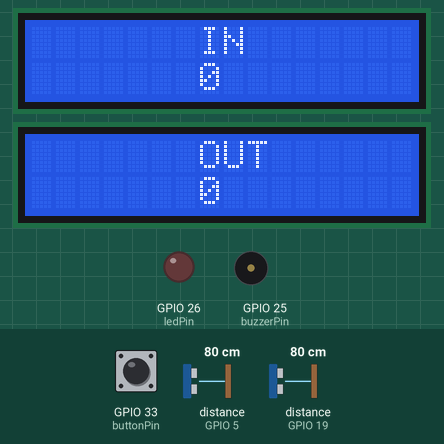
Simulated run of this program. Board: ESP32. On the bench: 2 × 16×2 character LCD, output pins drawn as LEDs (lit = HIGH), buzzer (waves = sounding). Wiring (from diagram.json): 2 × ultrasonic range finder: trigger GPIO 18, echo GPIO 19 / trigger GPIO 4, echo GPIO 5. The test bench sets the inputs (shaded band); at power-on: distance to the obstacle (sensors on GPIO 5, GPIO 19) 80 cm, GPIO 33 (buttonPin) LOW. The echo pulse lasts 58.3 µs per cm; WiFi joins after 1.5 s; servers stay silent unless stated; no MQTT or app messages arrive unless stated; pins used as bus, display or sensor lines are not drawn; what the program prints to the serial monitor is not drawn.

Above: at 2.8 s.
2.9 s: distance to the obstacle (sensor on GPIO 5) set to 45 cm
4.4 s: distance to the obstacle (sensor on GPIO 5) set to 37 cm
At 5.6 s:
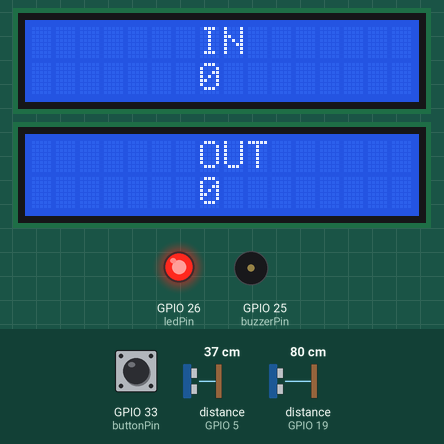
5.9 s: distance to the obstacle (sensor on GPIO 19) set to 45 cm
7.4 s: distance to the obstacle (sensor on GPIO 19) set to 36 cm
At 7.5 s:
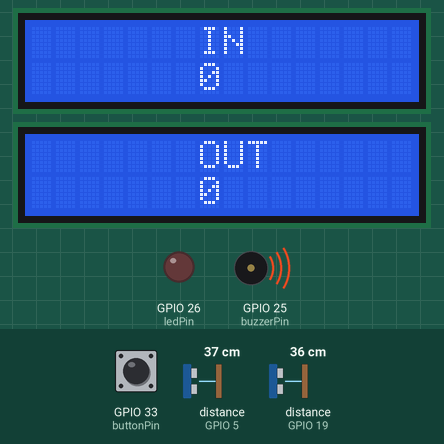
Timing chart, 0 to 10.1 s (numbered marks = the images above; inputs shaded):
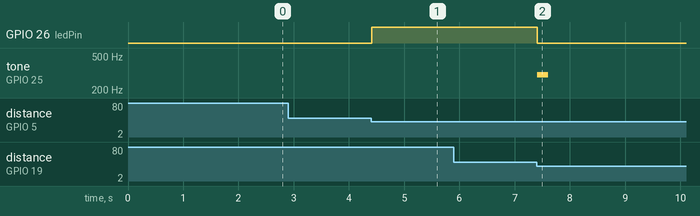

Measured:
- the behaviour switches between 41 and 40 cm on distance to the obstacle (sensor on GPIO 5) (found by bisection; images 0 and 1)
- the behaviour switches between 41 and 40 cm on distance to the obstacle (sensor on GPIO 19) (found by bisection; images 1 and 2)
- after the input at 2.9 s, every drawn part: stays the same
- after the input at 4.4 s, GPIO 26 (ledPin): LOW → HIGH at once
- after the input at 5.9 s, every drawn part: stays the same
- after the input at 7.4 s, GPIO 26 (ledPin): HIGH → LOW at once; tone on GPIO 25 (buzzerPin): silent → 300 Hz at once, → silent 0.20 s later

The program:

main.cpp
```cpp
#include <Wire.h>
#include <LiquidCrystal_I2C.h>
#include <Arduino.h>
#include <WiFi.h>
#include <PubSubClient.h>
#include <stdlib.h>

const char *ssid = "Wokwi-GUEST";
const char *password = "";
const char *mqttServer = "test.mosquitto.org";
const char *ID = "132201";
int connectCount = 0;
int port = 1883;

String confirmreset = "confirmreset";
String confirmreset2 = "confirmreset2";

WiFiClient espClient;
PubSubClient client(espClient);

#define LCD1_ADDR 0x27
#define LCD2_ADDR 0x28
#define toneIn 300
#define toneOut 200

int ultrasonicDisMea = 20; // 40cm
int maxUltrasonicDis = 400;

const int LCD_COLS = 16;
const int LCD_ROWS = 2;

const int n_ulso = 2;
const int triggerPin[n_ulso] = {18, 4};
const int echoPin[n_ulso] = {19, 5};

const int ledPin = 26;

const int buzzerPin = 25;
const int buzzerDuration = 200;

const int buttonPin = 33;

const int n_lcd = 2;
LiquidCrystal_I2C lcd[n_lcd] = {
    LiquidCrystal_I2C(LCD1_ADDR, LCD_COLS, LCD_ROWS),
    LiquidCrystal_I2C(LCD2_ADDR, LCD_COLS, LCD_ROWS)};

int inCount = 0;
int outCount = 0;
int lastInCount = 0;
int lastOutCount = 0;

bool sendINOUTFlag = false;
bool send00Flag = false;

bool resetFlag = false;
bool isReconnect = true;

bool lastOutUltrasonic = false;
bool lastInUltrasonic = false;

struct setting
{
  bool ledOn = true;
  bool buzzer = true;

  int ultrasonicDisMea = 40;
};
setting sett;

int mySemaphore1 = 0;
int mySemaphore0 = 0;

void lcdDisplay(int lcd_num, int row, int col, String s);
void updateLCD();
void checkOutUlso();
void checkInUlso();

void upSem0();
void downSem0();
void upSem1();
void downSem1();
void updateSem();

void turnLed(bool on = true);
void onBuzzer(int toneType);

void wifiConnect();
void mqttReconnect();

void sendINOUT();
void send00();
void sendReset();

void callBack(char *topic, byte *message, unsigned int length);

void reset();

void setup()
{
  for (int i = 0; i < n_lcd; i++)
  {
    lcd[i].init();
    lcd[i].backlight();
  }
  lcdDisplay(0, 0, 7, "IN");
  lcdDisplay(1, 0, 7, "OUT");
  updateLCD();
  Serial.begin(9600);

  for (int i = 0; i < n_ulso; i++)
  {
    pinMode(triggerPin[i], OUTPUT);
    pinMode(echoPin[i], INPUT);
  }
  pinMode(ledPin, OUTPUT);
  pinMode(buttonPin, INPUT);

  Serial.print("Connecting to WiFi");

  wifiConnect();

  Serial.println("IP address: ");
  Serial.println(WiFi.localIP());
  client.setServer(mqttServer, port);
  client.setCallback(callBack);
}

void loop()
{

  if (!client.connected())
  {
    mqttReconnect();
    sendINOUT();
    connectCount++;
    Serial.println(connectCount);
    isReconnect = true;

    Serial.println("loop");

    Serial.println(isReconnect);
  }
  client.loop();
  if (resetFlag)
  {
    reset();
    resetFlag = false;
  }
  checkInUlso();
  if (sendINOUTFlag)
  {
    sendINOUT();
    sendINOUTFlag = false;
    Serial.println("\nSent.");
  }
  checkOutUlso();
  if (sendINOUTFlag)
  {
    sendINOUT();
    sendINOUTFlag = false;
    Serial.println("\nSent.");
  }
  updateSem();
  updateLCD();

  int resetSig = digitalRead(buttonPin);
  if (resetSig == 1)
  {
    sendReset();
    reset();
    resetSig = 0;
    sendINOUTFlag = true;
  }
  if (send00Flag)
  {
    send00();
    send00Flag = false;
  }
}

void lcdDisplay(int lcd_num, int row, int col, String s)
{
  lcd[lcd_num].setCursor(col, row);
  lcd[lcd_num].print(s);
}
void updateLCD()
{
  lcdDisplay(0, 1, 7, String(inCount));
  lcdDisplay(1, 1, 7, String(outCount));
}

int readUltrasonicDistance(int triggerP, int echoP)
{

  digitalWrite(triggerP, LOW);
  delayMicroseconds(2);
  digitalWrite(triggerP, HIGH);
  delayMicroseconds(10);
  digitalWrite(triggerP, LOW);
  return pulseIn(echoP, HIGH) * 0.01723;
}

void checkInUlso()
{
  if (mySemaphore0 >= 0)
  {
    downSem0();
    int dis = readUltrasonicDistance(triggerPin[0], echoPin[0]);

    if (dis <= sett.ultrasonicDisMea)
    {
      lastInUltrasonic = true;
      turnLed(true);
    }
    if (!lastInUltrasonic)
      upSem0();
    if (lastInUltrasonic && lastOutUltrasonic)
    {

      inCount++;
      sendINOUTFlag = true;
      lastOutUltrasonic = false;
      lastInUltrasonic = false;
      turnLed(false);
      if (sett.buzzer)
        onBuzzer(toneIn);

      send00Flag = true;
    }
  }
}
void checkOutUlso()
{
  if (mySemaphore1 >= 0)
  {
    downSem1();
    int dis = readUltrasonicDistance(triggerPin[1], echoPin[1]);

    if (dis <= sett.ultrasonicDisMea)
    {
      lastOutUltrasonic = true;
      turnLed(true);
    }
    if (!lastOutUltrasonic)
      upSem1();
    if (lastInUltrasonic && lastOutUltrasonic)
    {

      outCount++;
      sendINOUTFlag = true;
      lastOutUltrasonic = false;
      lastInUltrasonic = false;
      turnLed(false);
      if (sett.buzzer)

        onBuzzer(toneOut);

      send00Flag = true;
    }
  }
}
void updateSem()
{
  if (lastInCount == inCount && lastOutCount == outCount)
    return;
  if (lastInCount != inCount)
  {
    lastInCount = inCount;
  }
  if (lastOutCount != outCount)
  {
    lastOutCount = outCount;
  }
  while (true)
  {
    int dis1 = readUltrasonicDistance(triggerPin[1], echoPin[1]);
    int dis0 = readUltrasonicDistance(triggerPin[0], echoPin[0]);

    if (dis1 > sett.ultrasonicDisMea && dis0 > sett.ultrasonicDisMea)
    {
      upSem0();
      upSem1();
      break;
    }
  }
}
void downSem0()
{
  mySemaphore0--;
}
void upSem0()
{
  mySemaphore0++;
}
void downSem1()
{
  mySemaphore1--;
}
void upSem1()
{
  mySemaphore1++;
}
void turnLed(bool on)
{

  digitalWrite(ledPin, on && sett.ledOn);
}
void onBuzzer(int toneType)
{
  // ledcWriteTone(buzzerPin, toneType);
  tone(buzzerPin, toneType, buzzerDuration);
}

void wifiConnect()
{
  WiFi.begin(ssid, password);
  while (WiFi.status() != WL_CONNECTED)
  {
    delay(500);
    Serial.print(".");
  }
  Serial.println(" Connected!");
}

void mqttReconnect()
{
  while (!client.connected())
  {
    Serial.print("Attempting MQTT connection... ");
    if (client.connect(ID))
    {
      Serial.println(" connected");
      client.subscribe("reset");
      client.subscribe("setting/led");
      client.subscribe("setting/buzzer");
      client.subscribe("setting/range");
    }
    else
    {
      Serial.println(" try again in 5 seconds");
      delay(5000);
    }
  }
}

void sendINOUT()
{
  char buffer[50];
  sprintf(buffer, "{\"inC\":%d,\"outC\":%d}", inCount, outCount);
  client.publish("stat/real", buffer);
}
void send00()
{
  char buffer[50];
  sprintf(buffer, "{\"inC\":%d,\"outC\":%d}", 0, 0);
  client.publish("stat/time", buffer);
}
void sendReset()
{
  char buffer[50];
  sprintf(buffer, confirmreset2.c_str());
  client.publish("reset", buffer);
}

void callBack(char *topic, byte *message, unsigned int length)
{
  Serial.println("cb");

  Serial.println(isReconnect);
  if (isReconnect)
  {
    isReconnect = false;
    return;
  }

  Serial.print("topic: ");
  Serial.print(topic);
  String stMessage;
  for (int i = 0; i < length; ++i)
  {
    stMessage += (char)message[i];
  }
  if (strcmp(topic, "reset") == 0)
  {
    if (stMessage == confirmreset)
    {
      Serial.println(stMessage);
      resetFlag = true;
      sendINOUTFlag = true;
    }
  }

  if (strcmp(topic, "setting/led") == 0)
  {
    Serial.println(stMessage);
    if (stMessage == "true")
      sett.ledOn = true;
    else
      sett.ledOn = false;
  }

  if (strcmp(topic, "setting/buzzer") == 0)
  {
    Serial.println(stMessage);
    if (stMessage == "true")
      sett.buzzer = true;
    else
      sett.buzzer = false;
  }
  if (strcmp(topic, "setting/range") == 0)
  {
    Serial.println(stMessage);
    sett.ultrasonicDisMea = atoi(stMessage.c_str());
  }
}
void reset()
{
  inCount = outCount = 0;
}
```
